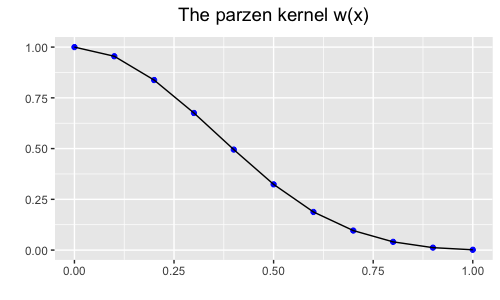

This figure's R source:
library(ggplot2)
setwd(Sys.getenv("masters-thesis"))
source("Kernels/kernels.R")


#
lag <- 10
x_es <- 0:10

y_s <- sapply(x_es, function(x) parzenkernfunction(x,lag))

x_axis <- x_es/lag

my_df <- data.frame(cbind(x_axis,y_s))

ggplot(my_df, aes(x_axis,y_s)) + 
  geom_point(color = "blue") + 
  geom_line(color = "black") +
  xlab("") + ylab("") +
  ggtitle(TeX("The parzen kernel $w(x)$")) +
  theme(plot.title = element_text(hjust = 0.5, size = 14))
  
  
  
